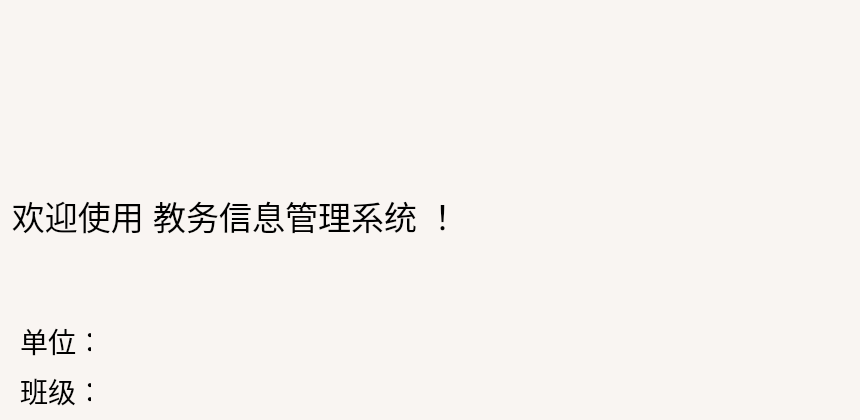
                                        <widget class="QWidget" name="page_Welcome">
                                            <property name="palette">
                                                <palette>
                                                    <active>
                                                        <colorrole role="Window">
                                                            <brush brushstyle="SolidPattern">
                                                                <color alpha="255">
                                                                    <red>249</red>
                                                                    <green>245</green>
                                                                    <blue>242</blue>
                                                                </color>
                                                            </brush>
                                                        </colorrole>
                                                    </active>
                                                    <inactive>
                                                        <colorrole role="Window">
                                                            <brush brushstyle="SolidPattern">
                                                                <color alpha="255">
                                                                    <red>249</red>
                                                                    <green>245</green>
                                                                    <blue>242</blue>
                                                                </color>
                                                            </brush>
                                                        </colorrole>
                                                    </inactive>
                                                    <disabled>
                                                        <colorrole role="Base">
                                                            <brush brushstyle="SolidPattern">
                                                                <color alpha="255">
                                                                    <red>249</red>
                                                                    <green>245</green>
                                                                    <blue>242</blue>
                                                                </color>
                                                            </brush>
                                                        </colorrole>
                                                        <colorrole role="Window">
                                                            <brush brushstyle="SolidPattern">
                                                                <color alpha="255">
                                                                    <red>249</red>
                                                                    <green>245</green>
                                                                    <blue>242</blue>
                                                                </color>
                                                            </brush>
                                                        </colorrole>
                                                    </disabled>
                                                </palette>
                                            </property>
                                            <property name="autoFillBackground">
                                                <bool>true</bool>
                                            </property>
                                            <widget class="QLabel" name="label_Welcome">
                                                <property name="geometry">
                                                    <rect>
                                                        <x>10</x>
                                                        <y>190</y>
                                                        <width>451</width>
                                                        <height>51</height>
                                                    </rect>
                                                </property>
                                                <property name="font">
                                                    <font>
                                                        <pointsize>25</pointsize>
                                                    </font>
                                                </property>
                                                <property name="text">
                                                    <string>欢迎使用 教务信息管理系统 ！</string>
                                                </property>
                                                <property name="textFormat">
                                                    <enum>Qt::AutoText</enum>
                                                </property>
                                                <property name="alignment">
                                                    <set>Qt::AlignCenter</set>
                                                </property>
                                            </widget>
                                            <widget class="QLabel" name="label_NameId">
                                                <property name="geometry">
                                                    <rect>
                                                        <x>20</x>
                                                        <y>270</y>
                                                        <width>361</width>
                                                        <height>41</height>
                                                    </rect>
                                                </property>
                                                <property name="font">
                                                    <font>
                                                        <pointsize>21</pointsize>
                                                    </font>
                                                </property>
                                                <property name="text">
                                                    <string/>
                                                </property>
                                                <property name="textFormat">
                                                    <enum>Qt::AutoText</enum>
                                                </property>
                                                <property name="alignment">
                                                    <set>Qt::AlignLeading|Qt::AlignLeft|Qt::AlignVCenter</set>
                                                </property>
                                            </widget>
                                            <widget class="QLabel" name="label">
                                                <property name="geometry">
                                                    <rect>
                                                        <x>10</x>
                                                        <y>10</y>
                                                        <width>841</width>
                                                        <height>181</height>
                                                    </rect>
                                                </property>
                                                <property name="sizePolicy">
                                                    <sizepolicy hsizetype="Fixed" vsizetype="Fixed">
                                                        <horstretch>0</horstretch>
                                                        <verstretch>0</verstretch>
                                                    </sizepolicy>
                                                </property>
                                                <property name="autoFillBackground">
                                                    <bool>false</bool>
                                                </property>
                                                <property name="text">
                                                    <string/>
                                                </property>
                                                <property name="pixmap">
                                                    <pixmap resource="resource.qrc">:/images/banner.png</pixmap>
                                                </property>
                                                <property name="scaledContents">
                                                    <bool>true</bool>
                                                </property>
                                            </widget>
                                            <widget class="QLabel" name="label_UnitTitle">
                                                <property name="geometry">
                                                    <rect>
                                                        <x>20</x>
                                                        <y>320</y>
                                                        <width>71</width>
                                                        <height>41</height>
                                                    </rect>
                                                </property>
                                                <property name="font">
                                                    <font>
                                                        <pointsize>21</pointsize>
                                                    </font>
                                                </property>
                                                <property name="text">
                                                    <string>单位：</string>
                                                </property>
                                                <property name="textFormat">
                                                    <enum>Qt::AutoText</enum>
                                                </property>
                                                <property name="alignment">
                                                    <set>Qt::AlignLeading|Qt::AlignLeft|Qt::AlignVCenter</set>
                                                </property>
                                            </widget>
                                            <widget class="QLabel" name="label_Unit">
                                                <property name="geometry">
                                                    <rect>
                                                        <x>100</x>
                                                        <y>320</y>
                                                        <width>361</width>
                                                        <height>41</height>
                                                    </rect>
                                                </property>
                                                <property name="font">
                                                    <font>
                                                        <pointsize>21</pointsize>
                                                    </font>
                                                </property>
                                                <property name="text">
                                                    <string/>
                                                </property>
                                                <property name="textFormat">
                                                    <enum>Qt::AutoText</enum>
                                                </property>
                                                <property name="alignment">
                                                    <set>Qt::AlignLeading|Qt::AlignLeft|Qt::AlignVCenter</set>
                                                </property>
                                            </widget>
                                            <widget class="QLabel" name="label_ClassTitle">
                                                <property name="geometry">
                                                    <rect>
                                                        <x>20</x>
                                                        <y>370</y>
                                                        <width>71</width>
                                                        <height>41</height>
                                                    </rect>
                                                </property>
                                                <property name="font">
                                                    <font>
                                                        <pointsize>21</pointsize>
                                                    </font>
                                                </property>
                                                <property name="text">
                                                    <string>班级：</string>
                                                </property>
                                                <property name="textFormat">
                                                    <enum>Qt::AutoText</enum>
                                                </property>
                                                <property name="alignment">
                                                    <set>Qt::AlignLeading|Qt::AlignLeft|Qt::AlignVCenter</set>
                                                </property>
                                            </widget>
                                            <widget class="QLabel" name="label_Class">
                                                <property name="geometry">
                                                    <rect>
                                                        <x>100</x>
                                                        <y>370</y>
                                                        <width>361</width>
                                                        <height>41</height>
                                                    </rect>
                                                </property>
                                                <property name="font">
                                                    <font>
                                                        <pointsize>21</pointsize>
                                                    </font>
                                                </property>
                                                <property name="text">
                                                    <string/>
                                                </property>
                                                <property name="textFormat">
                                                    <enum>Qt::AutoText</enum>
                                                </property>
                                                <property name="alignment">
                                                    <set>Qt::AlignLeading|Qt::AlignLeft|Qt::AlignVCenter</set>
                                                </property>
                                            </widget>
                                        </widget>
